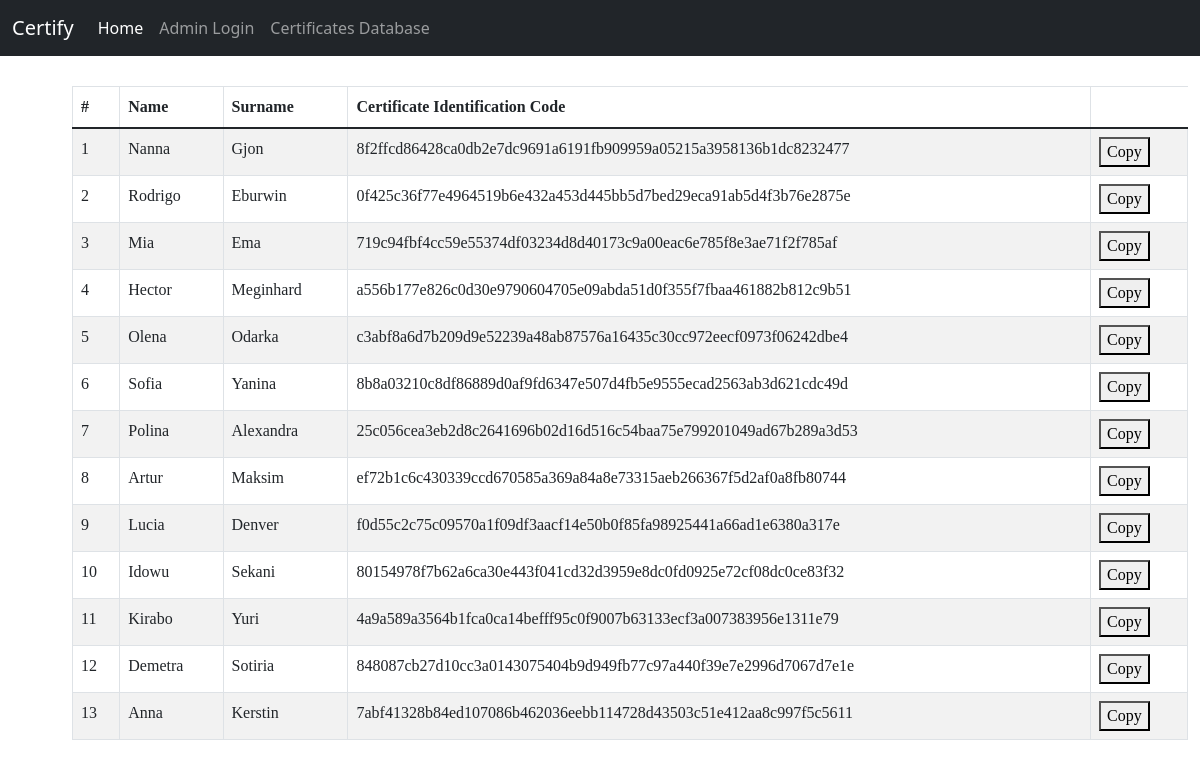
Screenshot of /database/ with the database file from the repository.
### certificates_database/models.py (models this page shows, shortened)
class Certificate(models.Model):
    name = models.CharField(max_length=255)
    surname = models.CharField(max_length=255)
    nationality = models.CharField(max_length=255, null=True)
    birth_date = models.DateField()
    subject = models.CharField(max_length=255)
    achievement_date = models.DateField()
    certificate_score = models.IntegerField(default=1, validators=[MaxValueValidator(30), MinValueValidator(0)])
    issuance_date = models.DateTimeField(default=timezone.now)
    hash = models.CharField(max_length=66, default=None, null=True, blank=True)
    txId = models.CharField(max_length=66, default=None, null=True, blank=True)

### certificates_database/views.py (the view)
# urls.py: urlpatterns = [path('', views.index, name='certificates_index'),
def index(request):
    certificate = Certificate.objects.all()
    return render(request, "index.html", {"certificates": certificate})

### certificates_database/templates/index.html (shortened to what this page needs)
{% extends 'base.html' %}
{% block content %}
<table class='table  table-striped  table-bordered table-hover'>
    <thead>
        <tr>
            <th>#</th>
            <th>Name</th>
            <th>Surname</th>
            <th>Certificate Identification Code</th>
        </tr>
    </thead>
    <tbody>
        {% for certificate in certificates %}
        <tr>
            <td>{{certificate.id}}</td>
            <td>{{certificate.name}}</td>
            <td>{{certificate.surname}}</td>
            <td>{{certificate.hash}}</td>
            <td>
                <button onclick="copyText(this)">Copy</button>
            </td>
        </tr>
        {% endfor %}
    </tbody>
</table>
{% endblock %}

### certificates_database/templates/base.html (shortened to what this page needs)
<!doctype html>
<html lang="en">
<head>
    <link href="https://cdn.jsdelivr.net/npm/bootstrap@5.1.3/dist/css/bootstrap.min.css" rel="stylesheet"
>
</head>
<body>
<nav class="navbar sticky navbar-expand-lg navbar-dark bg-dark">
    <div class="container-fluid">
        <a class="navbar-brand" href="#">Certify</a>
        <div class="collapse navbar-collapse" id="navbarNavAltMarkup">
            <div class="navbar-nav">
                <a class="nav-link active" aria-current="page" href="{% url 'home' %}">Home</a>
                <a class="nav-link" href="{% url 'login superuser' %}">Admin Login</a>
                <a class="nav-link" href="{% url 'certificates_index' %}">Certificates Database</a>
            </div>
        </div>
    </div>
</nav>
<main class="container">
    {% block content %}
    {% endblock %}
</main>
</body>
</html>

### certificates_database/templates/index.html (style rules this page uses)
table { font-family: futura; margin: 30px; }

### rows the page displays
Certificate: id "1", name "Nanna", surname "Gjon", hash "8f2ffcd86428ca0db2e7dc9691a6191fb909959a05215a3958136b1dc8232477"
Certificate: id "2", name "Rodrigo", surname "Eburwin", hash "0f425c36f77e4964519b6e432a453d445bb5d7bed29eca91ab5d4f3b76e2875e"
Certificate: id "3", name "Mia", surname "Ema", hash "719c94fbf4cc59e55374df03234d8d40173c9a00eac6e785f8e3ae71f2f785af"
Certificate: id "4", name "Hector", surname "Meginhard", hash "a556b177e826c0d30e9790604705e09abda51d0f355f7fbaa461882b812c9b51"
Certificate: id "5", name "Olena", surname "Odarka", hash "c3abf8a6d7b209d9e52239a48ab87576a16435c30cc972eecf0973f06242dbe4"
Certificate: id "6", name "Sofia", surname "Yanina", hash "8b8a03210c8df86889d0af9fd6347e507d4fb5e9555ecad2563ab3d621cdc49d"
Certificate: id "7", name "Polina", surname "Alexandra", hash "25c056cea3eb2d8c2641696b02d16d516c54baa75e799201049ad67b289a3d53"
Certificate: id "8", name "Artur", surname "Maksim", hash "ef72b1c6c430339ccd670585a369a84a8e73315aeb266367f5d2af0a8fb80744"
Certificate: id "9", name "Lucia", surname "Denver", hash "f0d55c2c75c09570a1f09df3aacf14e50b0f85fa98925441a66ad1e6380a317e"
Certificate: id "10", name "Idowu", surname "Sekani", hash "80154978f7b62a6ca30e443f041cd32d3959e8dc0fd0925e72cf08dc0ce83f32"
Certificate: id "11", name "Kirabo", surname "Yuri", hash "4a9a589a3564b1fca0ca14befff95c0f9007b63133ecf3a007383956e1311e79"
Certificate: id "12", name "Demetra", surname "Sotiria", hash "848087cb27d10cc3a0143075404b9d949fb77c97a440f39e7e2996d7067d7e1e"
Certificate: id "13", name "Anna", surname "Kerstin", hash "7abf41328b84ed107086b462036eebb114728d43503c51e412aa8c997f5c5611"
